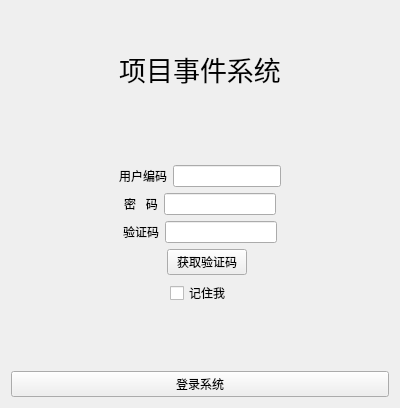
<?xml version="1.0" encoding="UTF-8"?>
<ui version="4.0">
 <class>fLoginPage</class>
 <widget class="QWidget" name="fLoginPage">
  <property name="geometry">
   <rect>
    <x>0</x>
    <y>0</y>
    <width>400</width>
    <height>408</height>
   </rect>
  </property>
  <property name="windowTitle">
   <string>项目事件系统-登陆系统</string>
  </property>
  <layout class="QVBoxLayout" name="verticalLayout">
   <item>
    <spacer name="verticalSpacer_3">
     <property name="orientation">
      <enum>Qt::Orientation::Vertical</enum>
     </property>
     <property name="sizeHint" stdset="0">
      <size>
       <width>20</width>
       <height>40</height>
      </size>
     </property>
    </spacer>
   </item>
   <item>
    <widget class="QLabel" name="label_4">
     <property name="font">
      <font>
       <pointsize>20</pointsize>
      </font>
     </property>
     <property name="text">
      <string>项目事件系统</string>
     </property>
     <property name="alignment">
      <set>Qt::AlignmentFlag::AlignCenter</set>
     </property>
    </widget>
   </item>
   <item>
    <spacer name="verticalSpacer">
     <property name="orientation">
      <enum>Qt::Orientation::Vertical</enum>
     </property>
     <property name="sizeHint" stdset="0">
      <size>
       <width>20</width>
       <height>71</height>
      </size>
     </property>
    </spacer>
   </item>
   <item>
    <layout class="QHBoxLayout" name="horizontalLayout">
     <item>
      <spacer name="horizontalSpacer">
       <property name="orientation">
        <enum>Qt::Orientation::Horizontal</enum>
       </property>
       <property name="sizeHint" stdset="0">
        <size>
         <width>40</width>
         <height>20</height>
        </size>
       </property>
      </spacer>
     </item>
     <item>
      <widget class="QLabel" name="label">
       <property name="maximumSize">
        <size>
         <width>60</width>
         <height>30</height>
        </size>
       </property>
       <property name="text">
        <string>用户编码</string>
       </property>
      </widget>
     </item>
     <item>
      <widget class="QLineEdit" name="leUsercode"/>
     </item>
     <item>
      <spacer name="horizontalSpacer_2">
       <property name="orientation">
        <enum>Qt::Orientation::Horizontal</enum>
       </property>
       <property name="sizeHint" stdset="0">
        <size>
         <width>40</width>
         <height>20</height>
        </size>
       </property>
      </spacer>
     </item>
    </layout>
   </item>
   <item>
    <layout class="QHBoxLayout" name="horizontalLayout_2">
     <item>
      <spacer name="horizontalSpacer_4">
       <property name="orientation">
        <enum>Qt::Orientation::Horizontal</enum>
       </property>
       <property name="sizeHint" stdset="0">
        <size>
         <width>40</width>
         <height>20</height>
        </size>
       </property>
      </spacer>
     </item>
     <item>
      <widget class="QLabel" name="label_2">
       <property name="maximumSize">
        <size>
         <width>60</width>
         <height>30</height>
        </size>
       </property>
       <property name="text">
        <string>密   码</string>
       </property>
      </widget>
     </item>
     <item>
      <widget class="QLineEdit" name="lePasswd"/>
     </item>
     <item>
      <spacer name="horizontalSpacer_5">
       <property name="orientation">
        <enum>Qt::Orientation::Horizontal</enum>
       </property>
       <property name="sizeHint" stdset="0">
        <size>
         <width>40</width>
         <height>20</height>
        </size>
       </property>
      </spacer>
     </item>
    </layout>
   </item>
   <item>
    <layout class="QHBoxLayout" name="horizontalLayout_3">
     <item>
      <spacer name="horizontalSpacer_6">
       <property name="orientation">
        <enum>Qt::Orientation::Horizontal</enum>
       </property>
       <property name="sizeHint" stdset="0">
        <size>
         <width>40</width>
         <height>20</height>
        </size>
       </property>
      </spacer>
     </item>
     <item>
      <widget class="QLabel" name="label_3">
       <property name="text">
        <string>验证码</string>
       </property>
      </widget>
     </item>
     <item>
      <widget class="QLineEdit" name="leVerifyCode"/>
     </item>
     <item>
      <spacer name="horizontalSpacer_10">
       <property name="orientation">
        <enum>Qt::Orientation::Horizontal</enum>
       </property>
       <property name="sizeHint" stdset="0">
        <size>
         <width>40</width>
         <height>20</height>
        </size>
       </property>
      </spacer>
     </item>
    </layout>
   </item>
   <item>
    <layout class="QHBoxLayout" name="horizontalLayout_4">
     <item>
      <spacer name="horizontalSpacer_8">
       <property name="orientation">
        <enum>Qt::Orientation::Horizontal</enum>
       </property>
       <property name="sizeHint" stdset="0">
        <size>
         <width>40</width>
         <height>20</height>
        </size>
       </property>
      </spacer>
     </item>
     <item>
      <widget class="QLabel" name="qlVerifyCode">
       <property name="maximumSize">
        <size>
         <width>150</width>
         <height>30</height>
        </size>
       </property>
       <property name="text">
        <string>  </string>
       </property>
      </widget>
     </item>
     <item>
      <widget class="QPushButton" name="pbGetVerifyCode">
       <property name="text">
        <string>获取验证码</string>
       </property>
      </widget>
     </item>
     <item>
      <spacer name="horizontalSpacer_9">
       <property name="orientation">
        <enum>Qt::Orientation::Horizontal</enum>
       </property>
       <property name="sizeHint" stdset="0">
        <size>
         <width>40</width>
         <height>20</height>
        </size>
       </property>
      </spacer>
     </item>
    </layout>
   </item>
   <item>
    <layout class="QHBoxLayout" name="horizontalLayout_5">
     <item>
      <spacer name="horizontalSpacer_7">
       <property name="orientation">
        <enum>Qt::Orientation::Horizontal</enum>
       </property>
       <property name="sizeHint" stdset="0">
        <size>
         <width>40</width>
         <height>20</height>
        </size>
       </property>
      </spacer>
     </item>
     <item>
      <widget class="QCheckBox" name="cbRememberMe">
       <property name="text">
        <string>记住我</string>
       </property>
      </widget>
     </item>
     <item>
      <spacer name="horizontalSpacer_3">
       <property name="orientation">
        <enum>Qt::Orientation::Horizontal</enum>
       </property>
       <property name="sizeHint" stdset="0">
        <size>
         <width>40</width>
         <height>20</height>
        </size>
       </property>
      </spacer>
     </item>
    </layout>
   </item>
   <item>
    <spacer name="verticalSpacer_2">
     <property name="orientation">
      <enum>Qt::Orientation::Vertical</enum>
     </property>
     <property name="sizeHint" stdset="0">
      <size>
       <width>17</width>
       <height>62</height>
      </size>
     </property>
    </spacer>
   </item>
   <item>
    <widget class="QPushButton" name="pbLogin">
     <property name="text">
      <string>登录系统</string>
     </property>
    </widget>
   </item>
  </layout>
 </widget>
 <resources/>
 <connections/>
</ui>
